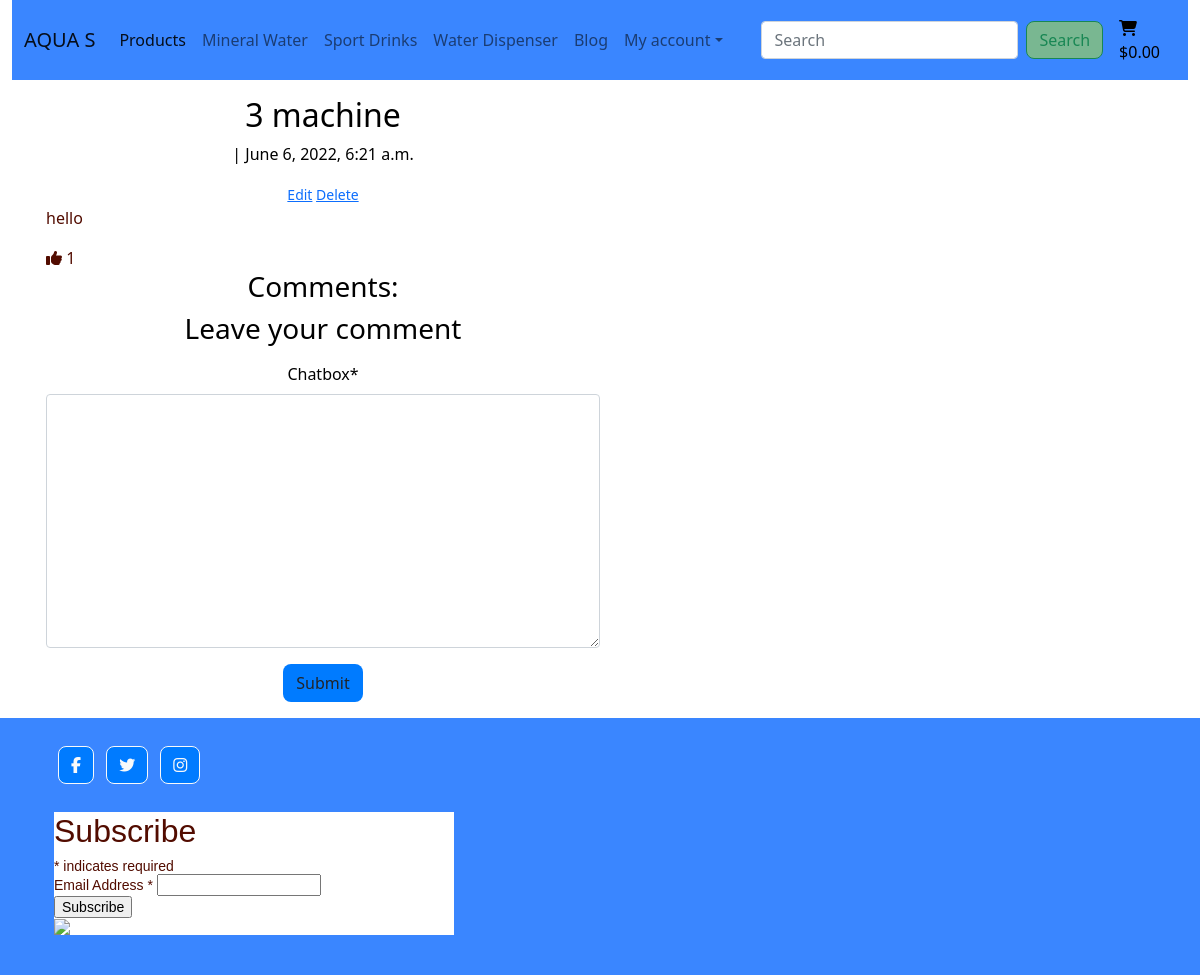
The page /blog/comment/test_machine on the database its author committed.
### blog/models.py (models this page shows, shortened)
class Feedback(models.Model):
    title = models.CharField(max_length=200, unique=True)
    slug = models.SlugField(max_length=200, unique=True)
    author = models.ForeignKey(User, on_delete=models.CASCADE, related_name='posts')
    posted_date = models.DateTimeField(auto_now_add=True)
    content = models.TextField()
    status = models.IntegerField(choices=STATUS, default=0)
    likes = models.ManyToManyField(User, related_name='bloglike', blank=True)
    class Meta:
        ordering = ['posted_date']
    def item_like(self):
        return self.likes.count()

### blog/views.py (the view, shortened to what this page needs)
# urls.py: path('comment/<slug:slug>', views.FeedbackDetail.as_view(), name='feedback_detail'),
class FeedbackDetail(View):
    def get(self, request, slug, *args, **kwargs):
        queryset = Feedback.objects.filter(status=1)
        post = get_object_or_404(queryset, slug=slug)
        comments = post.comments.filter(approved=True).order_by('-posted_date')
        return render(
            request,
            'blog/comment_detail.html',
            {
                'post': post,
                'comments': comments,
                'commented': False,
                'comment_form': CommentForm()
            },
        )

### blog/forms.py
class CommentForm(forms.ModelForm):
    class Meta:
        model = Comment
        fields = ('chatbox',)

### bag/contexts.py (called while the page is built, shortened)
def bag_contents(request):
    bag_items = []
    total = 0
    product_quantity = 0
    bag = request.session.get('bag', {})
    if total < settings.FREE_DELIVERY_TRESHOLD:
        delivery = total * Decimal(settings.STANDARD_DELIVERY_PERCENTAGE / 100)
        free_delivery_delta = settings.FREE_DELIVERY_TRESHOLD - total
    else:
        delivery = 0
        free_delivery_delta = 0
    grand_total = delivery + total
    context = {
        'bag_items': bag_items,
        'total': total,
        'product_quantity': product_quantity,
        'delivery': delivery,
        'free_delivery_delta': free_delivery_delta,
        'free_delivery_treshold': settings.FREE_DELIVERY_TRESHOLD,
        'grand_total': grand_total,
    }
    return context

### blog/templates/blog/comment_detail.html (shortened to what this page needs)
{% extends 'base.html' %}
{% load static %}
{% block content %}
    <div class="overlay"></div>
    <div class="container fluid">
        <div class="row">
            <div class="card-body">
                <div class="col-sm-6 text-black text-center">
                    <h2 class="comment-title">{{ post.title }}</h2>
                    <p class="comment-text">{{ post.user }} | {{ post.posted_date }}</p>
                    <small class="ml-3">
                        <a href="{% url 'blog_edit' post.slug %}">Edit</a>
                        <a href="{% url 'blog_delete' post.slug %}">Delete</a>
                    </small>
                </div>
                <div class="row">
                    <p class="card-text">{{ post.content }}</p>
                    <div class="row">
                        <div class="col">
                            {% if user.is_authenticated %}
                            <form method="POST" action="{% url 'feedback_like' post.slug %}">
                                {% csrf_token %}
                                {% if like %}
                                    <button type="submit" class="btn btn-black"><i class="fas fa-thumbs-up"></i></button>
                                {% else %}
                                    <button type="submit" class="btn btn-black"><i class="fas fa-thumbs-up"></i></button>
                                {% endif %}
                            </form>
                            {% else %}
                            <span><i class="fas fa-thumbs-up"></i></span>
                            {% endif %}
                            <span>{{ post.item_like }}</span>
                        </div>
                    </div>
                </div>
                <div class="col-sm-6 text-black text-center">
                    <h3>Comments:</h3>
                </div>
                <div class="col-sm-6 text-black text-center">
                    <h3>Leave your comment</h3>
                    <form method="POST">
                        {{ comment_form | crispy }}
                        <button type="submit-button" class="btn btn-black">Submit</button>
                    </form>
                </div>
            </div>
        </div>
    </div>
{% endblock %}

### static/css/base.css (style rules this page uses)
html { height: 100%; }
body { background: url('/media/sunset.png') no-repeat center center fixed; background-size: cover; height: calc(100vh - 164px); color: #520c00; }
.overlay { height: 100%; width: 100%; top: 0; left: 0; position: fixed; background: #fff; z-index: -1; }
.btn { background: #007bff; border-radius: 0.5rem; }

### rows shown on the page
Feedback: title "3 machine", posted_date "June 6, 2022, 6:21 a.m.", content "hello", item_like "1"
